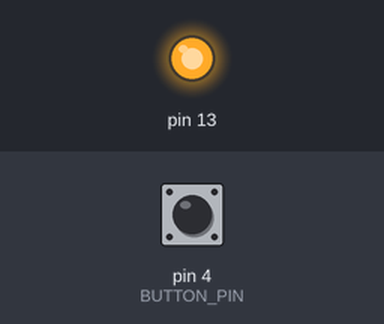
Simulated run of this sketch. Board: Arduino Uno, built with avr-gcc and run on an emulated ATmega328P. Parts: output pins drawn as LEDs (lit = HIGH). Inputs (shaded band) come from the test bench; at power-on: pin 4 (BUTTON_PIN) HIGH.

Above: at 1.2 s.
1.3 s: pin 4 (BUTTON_PIN) pulled LOW for 0.15 s
At 1.37 s:
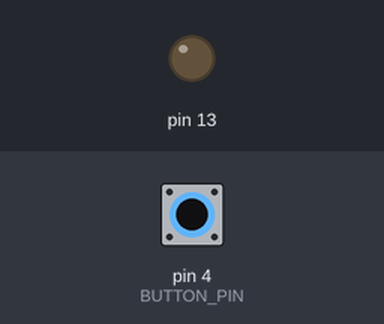
2.9 s: pin 4 (BUTTON_PIN) pulled LOW for 3.2 s
At 6.6 s:
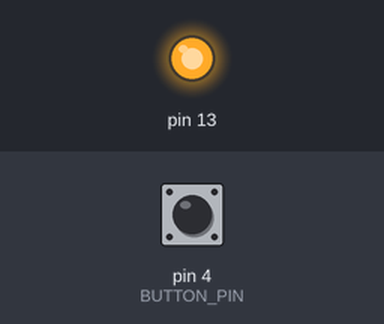
Timing chart, 0 to 8.1 s (numbered marks = the images above; inputs shaded):
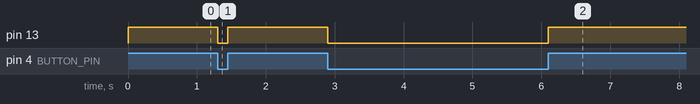

The sketch:

SwitchButton.ino
```cpp
#define BUTTON_PIN 4

int btnState;

void setup() {
  pinMode(13, OUTPUT);
  pinMode(BUTTON_PIN, INPUT_PULLUP);
//  pinMode(BUTTON_PIN, INPUT);
//  digitalWrite(BUTTON_PIN, HIGH);
}

void loop() {
  btnState = digitalRead(BUTTON_PIN);
  digitalWrite(13, btnState);
}
```

Measured:
- after the input at 1.3 s, pin 13: HIGH → LOW at once, → HIGH 0.15 s later
- after the input at 2.9 s, pin 13: HIGH → LOW at once, → HIGH 3.2 s later
